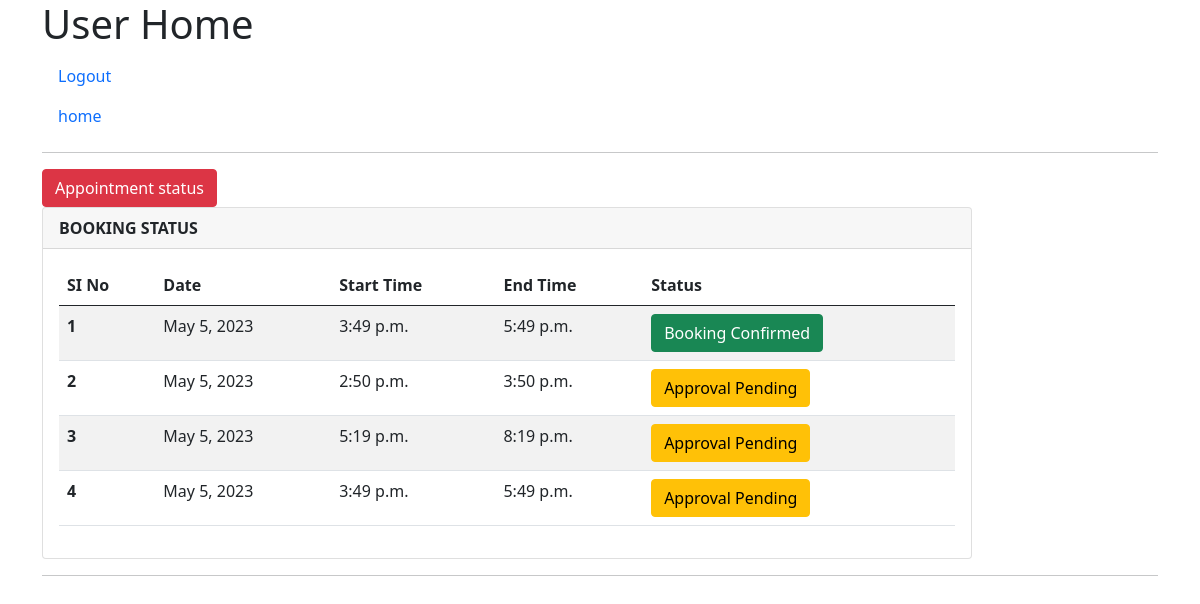
Page /appointments (signed in) on the earlier database version.
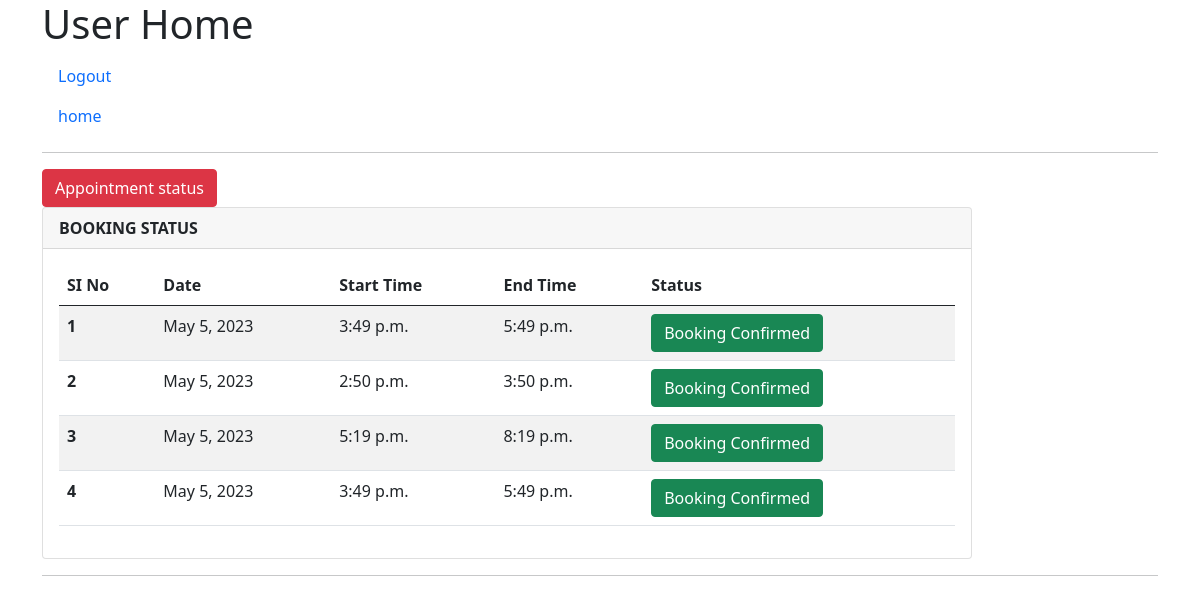
Same page on the later database version.
### car_app/models.py (models this page shows)
class Appointment(models.Model):
    user = models.ForeignKey(Login, on_delete=models.CASCADE, related_name='appointment')
    schedule = models.ForeignKey(AppointmentSchedule, on_delete=models.CASCADE)
    status = models.IntegerField(default=0)

class AppointmentSchedule(models.Model):
    date = models.DateField()
    start_time = models.TimeField()
    end_time = models.TimeField()
    is_active = models.BooleanField(default=True)

### car_app/user_views.py (the view)
# urls.py: path('appointments', user_views.AppointmentListView.as_view(), name='appointments'),
class AppointmentListView(LoginRequiredMixin,ListView):
    login_url = 'home'
    redirect_field_name = 'home'
    raise_exception = True
    model = Appointment
    context_object_name = 'appointment'
    template_name = 'user/appointments.html'
    def get_queryset(self):
        customer = get_object_or_404(Login, username=self.request.user)
        queryset = super().get_queryset().filter(user=customer).select_related('schedule')
        return queryset

### car/templates/user/appointments.html (shortened to what this page needs)
{% extends 'user/base_a.html' %}
{% block content %}
<div class="col-lg-10">
    <div class="card">
        <div class="card-header">
            <strong class="card-title">BOOKING STATUS </strong>
        </div>
        <div class="card-body">
            <table class="table table-striped">
                <thead>
                <tr>
                    <th scope="col">SI No</th>
                    <th scope="col">Date</th>
                    <th scope="col">Start Time</th>
                    <th scope="col">End Time</th>
                    <th scope="col">Status</th>
                </tr>
                </thead>
                <tbody>
                {% for n in appointment %}
                <tr>
                    <th scope="row">{{forloop.counter}}</th>
                    <td>{{n.schedule.date}}</td>
                    <td>{{n.schedule.start_time}}</td>
                    <td>{{n.schedule.end_time}}</td>
                    <td>
                        {% if n.status == 0 %}
                          <button type="button" class="btn btn-warning">Approval Pending</button>
                        {% elif n.status == 1 %}
                        <button type="button" class="btn btn-success">Booking Confirmed</button>
                         {% else %}
                        <button type="button" class="btn btn-danger">Sorry..no slots available</button>
 {% endif %}
                    </td>
                </tr>
                {% endfor %}
                </tbody>
            </table>
        </div>
    </div>
</div>
{% endblock %}

Differences in the rows shown:
changed Appointment (number 2 of 4 on the later page): status "Approval Pending" → "Booking Confirmed"
changed Appointment (number 3 of 4 on the later page): status "Approval Pending" → "Booking Confirmed"
changed Appointment (number 4 of 4 on the later page): status "Approval Pending" → "Booking Confirmed"
